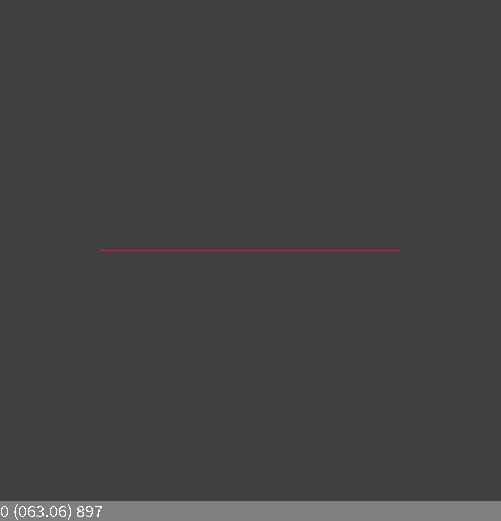
Frame 1 (no input)
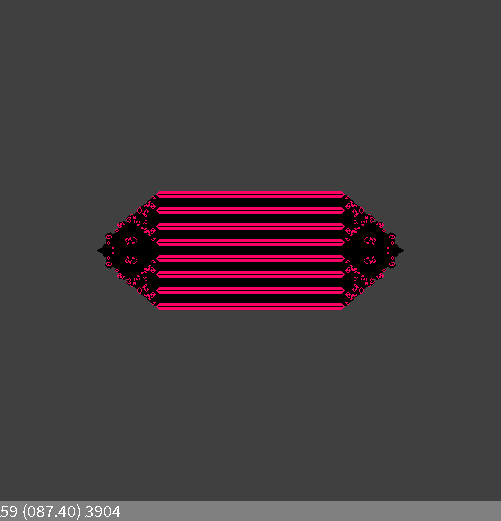
Frame 60 (the mouse pressed at the canvas centre just before this capture)
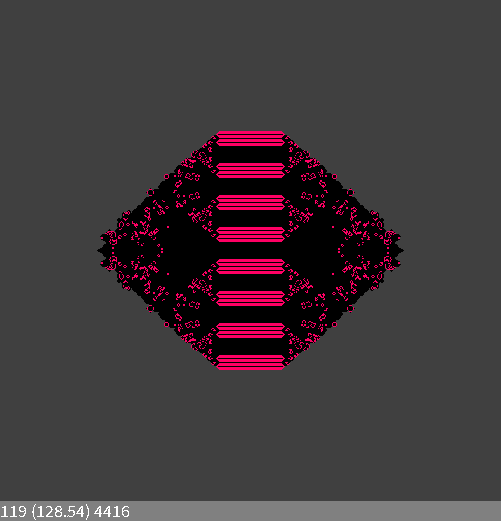
Frame 120 (the mouse held since frame 60 and released just before this capture)

The Processing sketch that drew these frames (run headless with seeded random() and noise(); from frame 60 on, the mouse is pressed at the canvas centre):

// Processing sketch: synchronic2DoflifeCpp
// ── synchronic2DoflifeCpp.pde
/// "Min-Opt-Max neighbors": Not too many neighbors, but not too few, but OPTIMAL!
/// TWO-dimensional, SYNCHRONOUS, vonNeuman/Moore, deterministic cellular automaton
//*//////////////////////////////////////////////////////////////////////////////////
// See 233 (Conways Game of Life) or 123 & 234 - much more "biological"

final int     WorldSide=501;  ///< How many cells do we want in one line?
final boolean sync=true;      ///< Synchronous or asynchronous update    !!!!!!!

final float   Dens=150.15;    ///< When >=1, simetric horizontal line is created
final int     MinN=2;         ///< Minimal number of neighbors required
final int     OptN=3;         ///< The number of neighbors needed to revive the cell
final int     MaxN=3;         ///< Maximal number of neighbors required
final boolean withM=true;     ///< With Moore neighbors

final boolean traceVA=true;   ///< virgin areas trace ON/OFF
int FR=999;                   ///< globally visible

int[][] WorldOld=new int[WorldSide][WorldSide]; ///< We need two arrays for the old  
int[][] WorldNew=new int[WorldSide][WorldSide]; ///< and new state of the simulation

void setup()
{
  size(501,521);    //square window
  background(64);
  noSmooth();
  frameRate( FR>0 ? FR : Dens );  

  initialisation();
}

int t=0; ///< steps counter as "time"

void draw()
{  
   if(sync)
   {
     visualisationSY(); //Visualisation for synchronous mode
     synchronicStep();
   } 
   else
   {
     visualisationAS(); //Visualisation for asynchronous mode
     stepMonteCarlo();
   }
   
   status(); //Status bar
   t++; //The next generation/step/year
}

void status() ///< globally visible
{
   fill(128);noStroke();
   rect(0,height-20,width,20);
   
   fill(255);textSize(18);textAlign(LEFT,BOTTOM);
   text(t+" ("+ nf(frameRate,3,2) +") "+liveCounter,0,height);
}

void initialisation() ///< globally visible
{
  if(Dens<1)
  {
   for(int i=0;i<WorldSide;i++) //Initialisation
    for(int j=0;j<WorldSide;j++)
    {
      if(!traceVA) 
          WorldNew[i][j]=-1; //Something different from any possible state
      
      if(random(1.0)<Dens)
        WorldOld[i][j]=1;
    }
  }
  else
  {  // Initialisation for testing an emergent properties of CA
     int off=-0;
     for(int j=1;j<Dens;j++)
     {
        WorldOld[off+WorldSide/2][off+WorldSide/2+j]=1;
        WorldOld[off+WorldSide/2][off+WorldSide/2-j]=1;
     }
     WorldOld[off+WorldSide/2][off+WorldSide/2]=1;
  }
}

void visualisationSY() ///< globally visible
{
  for(int i=0;i<WorldSide;i++)
   for(int j=0;j<WorldSide;j++)
    if( WorldOld[i][j] != WorldNew[i][j] ) //now WorldNew have step-1 content!!!
    {
      if(WorldOld[i][j]>0) 
        stroke(255,0,100);
      else           
        stroke(0);
      point(j,i); //the horizontal dimension of the array is the SECOND index
    }
}

void visualisationAS() ///< globally visible
{
  for(int i=0;i<WorldSide;i++)
   for(int j=0;j<WorldSide;j++)
    if(WorldNew[i][j] == -1 )
    {
      if(WorldOld[i][j]>0) 
        stroke(255,0,100);
      else         
        stroke(0);
      point(j,i); //the horizontal dimension of the array is the SECOND index
      WorldNew[i][j]=1; //READY
    }
}

int liveCounter=0;  ///< globally visible. The only statistics for the model so far.

void synchronicStep() ///< globally visible
{
  liveCounter=0; //Reset the only statistic
  for(int i=0;i<WorldSide;i++) //Now the cellular automaton state change
  {
       // RULE: Not too many neighbors, not too few, but optimal
       int right = (i+1) % WorldSide;          
       int left  = (WorldSide+i-1) % WorldSide;
       
       for(int j=0;j<WorldSide;j++) 
       {
         int dw=(j+1) % WorldSide;   
         int up=(WorldSide+j-1) % WorldSide;
         
         int lives = WorldOld[left][j]+WorldOld[right][j]+WorldOld[i][up]+WorldOld[i][dw]
                 + (withM ?
                    WorldOld[left][up]+WorldOld[right][up]+WorldOld[left][dw]+WorldOld[right][dw]    
                 : 0)
                 ;
                 
         if(WorldOld[i][j]==0)
           WorldNew[i][j]=(lives == OptN ? 1:0);
         else
           WorldNew[i][j]=(MinN <= lives && lives <=MaxN ? 1:0 ); //New state 
         
         if(WorldNew[i][j]>0) liveCounter++; //Calculating the only statistic
       }
   }
   
   // Swap the arrays
   int[][] WorldTmp=WorldOld;
   WorldOld=WorldNew;
   WorldNew=WorldTmp;
}

void stepMonteCarlo() ///< globally visible
{
  liveCounter=0; //Reset the only statistic
  for(int N=WorldSide*WorldSide,a=0;a<N;a++)
  {
       int i=int(random(WorldSide)),j=int(random(WorldSide)); //draw the agent's indexes
       
       //Rule: "Min-Best-Max neighbors"
       int right = (i+1) % WorldSide;      
       int left  = (WorldSide+i-1) % WorldSide;
       int dw=(j+1) % WorldSide;   
       int up=(WorldSide+j-1) % WorldSide;
       
       int lives =  WorldOld[left][j]+WorldOld[right][j]+WorldOld[i][up]+WorldOld[i][dw]        
                // corners:
                + (withM ?
                + WorldOld[left][up]+WorldOld[right][up]+WorldOld[left][dw]+WorldOld[right][dw]
                : 0 ); //sum of living neighbors = sum of states of neighbors (states 0 and 1 only)
       
       // Implementation of the rule  
       int State=WorldOld[i][j];
       if(State==0)
           WorldOld[i][j]=(lives == OptN ? 1:0);
       else
           WorldOld[i][j]=(MinN <= lives && lives <=MaxN ? 1:0 ); //New state 
         
       if(State!=WorldOld[i][j]) WorldNew[i][j]=-1; //Force painting changed points.
       
       if(WorldOld[i][j]>0) liveCounter++; //Calculating the only statistic
   }
}

/// @date 2026-06-12 (https://github.com/borkowsk/bookProcessingEN/tree/main/08_2D_cellular/_synchronic/)
